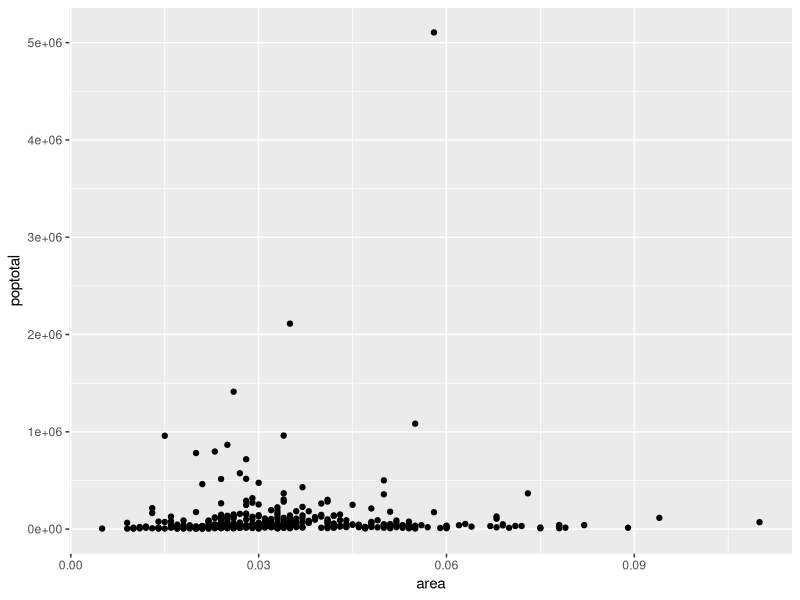
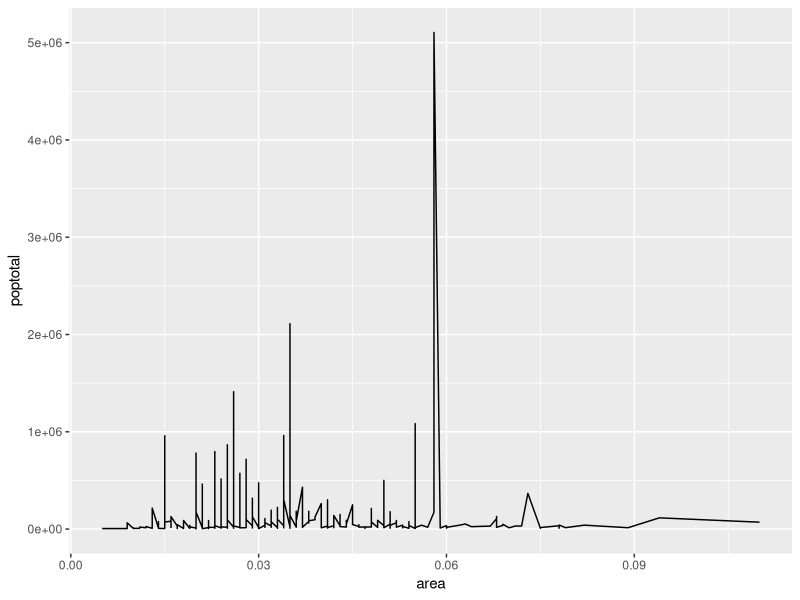
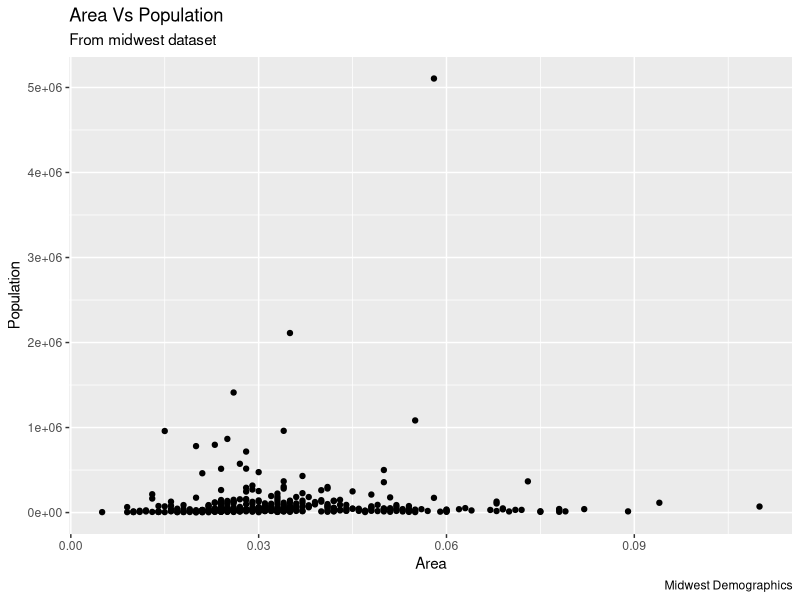

Recreate these plots in R, in order.
## ---- chunk 1
library(ggplot2)

data("midwest", package = "ggplot2")#load the data
head(midwest)#return the first part of data
tail(midwest)#return the last part of data
## ---- chunk 2
#simple scatter plot
ggplot(midwest, aes(x=area, y=poptotal)) +
  geom_point()
## ---- chunk 3
#simple line plot
ggplot(midwest, aes(x=area, y=poptotal)) +
  geom_line()
## ---- chunk 4
#scatter plot iwth title
ggplot(midwest, aes(x=area, y=poptotal)) +
  geom_point() +
  labs(title="Area Vs Population", subtitle="From midwest dataset", y="Population", x="Area", caption="Midwest Demographics")
